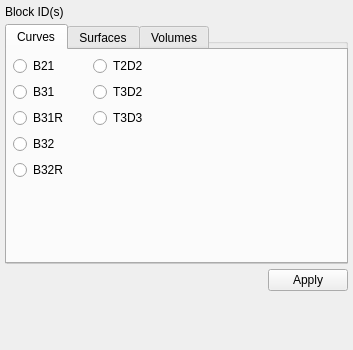
<?xml version="1.0" encoding="UTF-8"?>
<ui version="4.0">
 <class>BlocksCCXElementType</class>
 <widget class="QWidget" name="BlocksCCXElementTypePanel">
  <property name="geometry">
   <rect>
    <x>0</x>
    <y>0</y>
    <width>353</width>
    <height>350</height>
   </rect>
  </property>
  <property name="windowTitle">
   <string>Form</string>
  </property>
  <layout class="QGridLayout" name="gridLayout">
   <property name="leftMargin">
    <number>5</number>
   </property>
   <property name="topMargin">
    <number>5</number>
   </property>
   <property name="rightMargin">
    <number>5</number>
   </property>
   <property name="bottomMargin">
    <number>5</number>
   </property>
   <property name="spacing">
    <number>5</number>
   </property>
   <item row="0" column="0">
    <layout class="QHBoxLayout" name="horizontalLayout_Block">
     <item>
      <widget class="QLabel" name="label_1">
       <property name="text">
        <string>Block ID(s)</string>
       </property>
      </widget>
     </item>
     <item>
      <widget class="QWidget" name="pwBlock" native="true">
       <property name="sizePolicy">
        <sizepolicy hsizetype="Expanding" vsizetype="Preferred">
         <horstretch>0</horstretch>
         <verstretch>0</verstretch>
        </sizepolicy>
       </property>
      </widget>
     </item>
    </layout>
   </item>
   <item row="3" column="0">
    <spacer name="verticalSpacer_9">
     <property name="orientation">
      <enum>Qt::Vertical</enum>
     </property>
     <property name="sizeHint" stdset="0">
      <size>
       <width>20</width>
       <height>40</height>
      </size>
     </property>
    </spacer>
   </item>
   <item row="2" column="0">
    <layout class="QHBoxLayout" name="horizontalLayout_Button">
     <item>
      <spacer name="horizontalSpacer">
       <property name="orientation">
        <enum>Qt::Horizontal</enum>
       </property>
       <property name="sizeHint" stdset="0">
        <size>
         <width>40</width>
         <height>20</height>
        </size>
       </property>
      </spacer>
     </item>
     <item>
      <widget class="QPushButton" name="pbApply">
       <property name="text">
        <string>Apply</string>
       </property>
      </widget>
     </item>
    </layout>
   </item>
   <item row="1" column="0">
    <widget class="QGroupBox" name="groupBox">
     <property name="minimumSize">
      <size>
       <width>300</width>
       <height>240</height>
      </size>
     </property>
     <property name="title">
      <string>GroupBox</string>
     </property>
     <widget class="QTabWidget" name="tabWidget">
      <property name="geometry">
       <rect>
        <x>0</x>
        <y>0</y>
        <width>343</width>
        <height>240</height>
       </rect>
      </property>
      <property name="minimumSize">
       <size>
        <width>300</width>
        <height>240</height>
       </size>
      </property>
      <property name="currentIndex">
       <number>0</number>
      </property>
      <widget class="QWidget" name="tabCurve">
       <attribute name="title">
        <string>Curves</string>
       </attribute>
       <widget class="QWidget" name="verticalLayoutWidget">
        <property name="geometry">
         <rect>
          <x>0</x>
          <y>0</y>
          <width>71</width>
          <height>131</height>
         </rect>
        </property>
        <layout class="QVBoxLayout" name="verticalLayout">
         <property name="sizeConstraint">
          <enum>QLayout::SetMinimumSize</enum>
         </property>
         <property name="leftMargin">
          <number>6</number>
         </property>
         <property name="topMargin">
          <number>6</number>
         </property>
         <property name="rightMargin">
          <number>6</number>
         </property>
         <property name="bottomMargin">
          <number>6</number>
         </property>
         <item>
          <widget class="QRadioButton" name="rbB21">
           <property name="text">
            <string>B21</string>
           </property>
          </widget>
         </item>
         <item>
          <widget class="QRadioButton" name="rbB31">
           <property name="text">
            <string>B31</string>
           </property>
          </widget>
         </item>
         <item>
          <widget class="QRadioButton" name="rbB31R">
           <property name="text">
            <string>B31R</string>
           </property>
          </widget>
         </item>
         <item>
          <widget class="QRadioButton" name="rbB32">
           <property name="text">
            <string>B32</string>
           </property>
          </widget>
         </item>
         <item>
          <widget class="QRadioButton" name="rbB32R">
           <property name="text">
            <string>B32R</string>
           </property>
          </widget>
         </item>
         <item>
          <spacer name="verticalSpacer">
           <property name="orientation">
            <enum>Qt::Vertical</enum>
           </property>
           <property name="sizeHint" stdset="0">
            <size>
             <width>20</width>
             <height>40</height>
            </size>
           </property>
          </spacer>
         </item>
        </layout>
       </widget>
       <widget class="QWidget" name="verticalLayoutWidget_3">
        <property name="geometry">
         <rect>
          <x>80</x>
          <y>0</y>
          <width>71</width>
          <height>131</height>
         </rect>
        </property>
        <layout class="QVBoxLayout" name="verticalLayout_3">
         <property name="sizeConstraint">
          <enum>QLayout::SetMinimumSize</enum>
         </property>
         <property name="leftMargin">
          <number>6</number>
         </property>
         <property name="topMargin">
          <number>6</number>
         </property>
         <property name="rightMargin">
          <number>6</number>
         </property>
         <property name="bottomMargin">
          <number>6</number>
         </property>
         <item>
          <widget class="QRadioButton" name="rbT2D2">
           <property name="text">
            <string>T2D2</string>
           </property>
          </widget>
         </item>
         <item>
          <widget class="QRadioButton" name="rbT3D2">
           <property name="text">
            <string>T3D2</string>
           </property>
          </widget>
         </item>
         <item>
          <widget class="QRadioButton" name="rbT3D3">
           <property name="text">
            <string>T3D3</string>
           </property>
          </widget>
         </item>
         <item>
          <spacer name="verticalSpacer_2">
           <property name="orientation">
            <enum>Qt::Vertical</enum>
           </property>
           <property name="sizeHint" stdset="0">
            <size>
             <width>20</width>
             <height>40</height>
            </size>
           </property>
          </spacer>
         </item>
        </layout>
       </widget>
      </widget>
      <widget class="QWidget" name="tabSurface">
       <attribute name="title">
        <string>Surfaces</string>
       </attribute>
       <widget class="QWidget" name="verticalLayoutWidget_2">
        <property name="geometry">
         <rect>
          <x>0</x>
          <y>0</y>
          <width>71</width>
          <height>161</height>
         </rect>
        </property>
        <layout class="QVBoxLayout" name="verticalLayout_2">
         <property name="sizeConstraint">
          <enum>QLayout::SetMinimumSize</enum>
         </property>
         <property name="leftMargin">
          <number>6</number>
         </property>
         <property name="topMargin">
          <number>6</number>
         </property>
         <property name="rightMargin">
          <number>6</number>
         </property>
         <property name="bottomMargin">
          <number>6</number>
         </property>
         <item>
          <widget class="QRadioButton" name="rbS3">
           <property name="text">
            <string>S3</string>
           </property>
          </widget>
         </item>
         <item>
          <widget class="QRadioButton" name="rbS4">
           <property name="text">
            <string>S4</string>
           </property>
          </widget>
         </item>
         <item>
          <widget class="QRadioButton" name="rbS4R">
           <property name="text">
            <string>S4R</string>
           </property>
          </widget>
         </item>
         <item>
          <widget class="QRadioButton" name="rbS6">
           <property name="text">
            <string>S6</string>
           </property>
          </widget>
         </item>
         <item>
          <widget class="QRadioButton" name="rbS8">
           <property name="text">
            <string>S8</string>
           </property>
          </widget>
         </item>
         <item>
          <widget class="QRadioButton" name="rbS8R">
           <property name="text">
            <string>S8R</string>
           </property>
          </widget>
         </item>
         <item>
          <spacer name="verticalSpacer_3">
           <property name="orientation">
            <enum>Qt::Vertical</enum>
           </property>
           <property name="sizeHint" stdset="0">
            <size>
             <width>20</width>
             <height>40</height>
            </size>
           </property>
          </spacer>
         </item>
        </layout>
       </widget>
       <widget class="QWidget" name="verticalLayoutWidget_4">
        <property name="geometry">
         <rect>
          <x>70</x>
          <y>0</y>
          <width>81</width>
          <height>161</height>
         </rect>
        </property>
        <layout class="QVBoxLayout" name="verticalLayout_4">
         <property name="sizeConstraint">
          <enum>QLayout::SetMinimumSize</enum>
         </property>
         <property name="leftMargin">
          <number>6</number>
         </property>
         <property name="topMargin">
          <number>6</number>
         </property>
         <property name="rightMargin">
          <number>6</number>
         </property>
         <property name="bottomMargin">
          <number>6</number>
         </property>
         <item>
          <widget class="QRadioButton" name="rbCPS3">
           <property name="text">
            <string>CPS3</string>
           </property>
          </widget>
         </item>
         <item>
          <widget class="QRadioButton" name="rbCPS4">
           <property name="text">
            <string>CPS4</string>
           </property>
          </widget>
         </item>
         <item>
          <widget class="QRadioButton" name="rbCPS4R">
           <property name="text">
            <string>CPS4R</string>
           </property>
          </widget>
         </item>
         <item>
          <widget class="QRadioButton" name="rbCPS6">
           <property name="text">
            <string>CPS6</string>
           </property>
          </widget>
         </item>
         <item>
          <widget class="QRadioButton" name="rbCPS8">
           <property name="text">
            <string>CPS8</string>
           </property>
          </widget>
         </item>
         <item>
          <widget class="QRadioButton" name="rbCPS8R">
           <property name="text">
            <string>CPS8R</string>
           </property>
          </widget>
         </item>
         <item>
          <spacer name="verticalSpacer_4">
           <property name="orientation">
            <enum>Qt::Vertical</enum>
           </property>
           <property name="sizeHint" stdset="0">
            <size>
             <width>20</width>
             <height>40</height>
            </size>
           </property>
          </spacer>
         </item>
        </layout>
       </widget>
       <widget class="QWidget" name="verticalLayoutWidget_5">
        <property name="geometry">
         <rect>
          <x>150</x>
          <y>0</y>
          <width>81</width>
          <height>161</height>
         </rect>
        </property>
        <layout class="QVBoxLayout" name="verticalLayout_5">
         <property name="sizeConstraint">
          <enum>QLayout::SetMinimumSize</enum>
         </property>
         <property name="leftMargin">
          <number>6</number>
         </property>
         <property name="topMargin">
          <number>6</number>
         </property>
         <property name="rightMargin">
          <number>6</number>
         </property>
         <property name="bottomMargin">
          <number>6</number>
         </property>
         <item>
          <widget class="QRadioButton" name="rbCPE3">
           <property name="text">
            <string>CPE3</string>
           </property>
          </widget>
         </item>
         <item>
          <widget class="QRadioButton" name="rbCPE4">
           <property name="text">
            <string>CPE4</string>
           </property>
          </widget>
         </item>
         <item>
          <widget class="QRadioButton" name="rbCPE4R">
           <property name="text">
            <string>CPE4R</string>
           </property>
          </widget>
         </item>
         <item>
          <widget class="QRadioButton" name="rbCPE6">
           <property name="text">
            <string>CPE6</string>
           </property>
          </widget>
         </item>
         <item>
          <widget class="QRadioButton" name="rbCPE8">
           <property name="text">
            <string>CPE8</string>
           </property>
          </widget>
         </item>
         <item>
          <widget class="QRadioButton" name="rbCPE8R">
           <property name="text">
            <string>CPE8R</string>
           </property>
          </widget>
         </item>
         <item>
          <spacer name="verticalSpacer_5">
           <property name="orientation">
            <enum>Qt::Vertical</enum>
           </property>
           <property name="sizeHint" stdset="0">
            <size>
             <width>20</width>
             <height>40</height>
            </size>
           </property>
          </spacer>
         </item>
        </layout>
       </widget>
       <widget class="QWidget" name="verticalLayoutWidget_6">
        <property name="geometry">
         <rect>
          <x>230</x>
          <y>0</y>
          <width>81</width>
          <height>161</height>
         </rect>
        </property>
        <layout class="QVBoxLayout" name="verticalLayout_6">
         <property name="sizeConstraint">
          <enum>QLayout::SetMinimumSize</enum>
         </property>
         <property name="leftMargin">
          <number>6</number>
         </property>
         <property name="topMargin">
          <number>6</number>
         </property>
         <property name="rightMargin">
          <number>6</number>
         </property>
         <property name="bottomMargin">
          <number>6</number>
         </property>
         <item>
          <widget class="QRadioButton" name="rbCAX3">
           <property name="text">
            <string>CAX3</string>
           </property>
          </widget>
         </item>
         <item>
          <widget class="QRadioButton" name="rbCAX4">
           <property name="text">
            <string>CAX4</string>
           </property>
          </widget>
         </item>
         <item>
          <widget class="QRadioButton" name="rbCAX4R">
           <property name="text">
            <string>CAX4R</string>
           </property>
          </widget>
         </item>
         <item>
          <widget class="QRadioButton" name="rbCAX6">
           <property name="text">
            <string>CAX6</string>
           </property>
          </widget>
         </item>
         <item>
          <widget class="QRadioButton" name="rbCAX8">
           <property name="text">
            <string>CAX8</string>
           </property>
          </widget>
         </item>
         <item>
          <widget class="QRadioButton" name="rbCAX8R">
           <property name="text">
            <string>CAX8R</string>
           </property>
          </widget>
         </item>
         <item>
          <spacer name="verticalSpacer_6">
           <property name="orientation">
            <enum>Qt::Vertical</enum>
           </property>
           <property name="sizeHint" stdset="0">
            <size>
             <width>20</width>
             <height>40</height>
            </size>
           </property>
          </spacer>
         </item>
        </layout>
       </widget>
      </widget>
      <widget class="QWidget" name="tabVolume">
       <attribute name="title">
        <string>Volumes</string>
       </attribute>
       <widget class="QWidget" name="verticalLayoutWidget_7">
        <property name="geometry">
         <rect>
          <x>0</x>
          <y>0</y>
          <width>91</width>
          <height>131</height>
         </rect>
        </property>
        <layout class="QVBoxLayout" name="verticalLayout_7">
         <property name="sizeConstraint">
          <enum>QLayout::SetMinimumSize</enum>
         </property>
         <property name="leftMargin">
          <number>6</number>
         </property>
         <property name="topMargin">
          <number>6</number>
         </property>
         <property name="rightMargin">
          <number>6</number>
         </property>
         <property name="bottomMargin">
          <number>6</number>
         </property>
         <item>
          <widget class="QRadioButton" name="rbC3D4">
           <property name="text">
            <string>C3D4</string>
           </property>
          </widget>
         </item>
         <item>
          <widget class="QRadioButton" name="rbC3D8">
           <property name="text">
            <string>C3D8</string>
           </property>
          </widget>
         </item>
         <item>
          <widget class="QRadioButton" name="rbC3D8R">
           <property name="text">
            <string>C3D8R</string>
           </property>
          </widget>
         </item>
         <item>
          <widget class="QRadioButton" name="rbC3D8I">
           <property name="text">
            <string>C3D8I</string>
           </property>
          </widget>
         </item>
         <item>
          <spacer name="verticalSpacer_7">
           <property name="orientation">
            <enum>Qt::Vertical</enum>
           </property>
           <property name="sizeHint" stdset="0">
            <size>
             <width>20</width>
             <height>40</height>
            </size>
           </property>
          </spacer>
         </item>
        </layout>
       </widget>
       <widget class="QWidget" name="verticalLayoutWidget_8">
        <property name="geometry">
         <rect>
          <x>90</x>
          <y>0</y>
          <width>111</width>
          <height>131</height>
         </rect>
        </property>
        <layout class="QVBoxLayout" name="verticalLayout_8">
         <property name="sizeConstraint">
          <enum>QLayout::SetMinimumSize</enum>
         </property>
         <property name="leftMargin">
          <number>6</number>
         </property>
         <property name="topMargin">
          <number>6</number>
         </property>
         <property name="rightMargin">
          <number>6</number>
         </property>
         <property name="bottomMargin">
          <number>6</number>
         </property>
         <item>
          <widget class="QRadioButton" name="rbC3D10">
           <property name="text">
            <string>C3D10</string>
           </property>
          </widget>
         </item>
         <item>
          <widget class="QRadioButton" name="rbC3D20">
           <property name="text">
            <string>C3D20</string>
           </property>
          </widget>
         </item>
         <item>
          <widget class="QRadioButton" name="rbC3D20R">
           <property name="text">
            <string>C3D20R</string>
           </property>
          </widget>
         </item>
         <item>
          <spacer name="verticalSpacer_8">
           <property name="orientation">
            <enum>Qt::Vertical</enum>
           </property>
           <property name="sizeHint" stdset="0">
            <size>
             <width>20</width>
             <height>40</height>
            </size>
           </property>
          </spacer>
         </item>
        </layout>
       </widget>
      </widget>
     </widget>
    </widget>
   </item>
  </layout>
 </widget>
 <tabstops>
  <tabstop>pwBlock</tabstop>
  <tabstop>pbApply</tabstop>
 </tabstops>
 <resources/>
 <connections/>
</ui>
